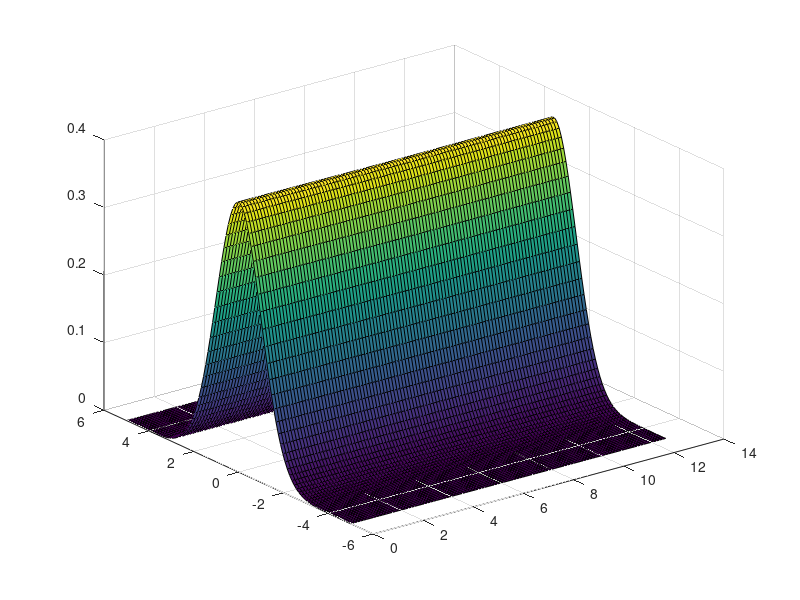

The MATLAB source for this figure: (Note: this script raises an error after producing the figure.)
T = 10;
L = 4*pi;

taxis = [0 T];  nt = 500;
xaxis = [0 L];  nx = 50;
vaxis = [-5 5]; nv = 50;

alpha = 10^(-3);
k = 0.5;

g1 = @(X) 1+alpha*cos(k*X);
g2 = @(V) 1/(sqrt(2*pi)) *  exp((-V.^2)./2) ;%.* power(V,2); % Retirer le dernier membre pour l'amortissement Landau
f0 = @(X,V) g2(V).*g1(X);

x = linspace(xaxis(1),xaxis(2),100);
v = linspace(vaxis(1),vaxis(2),100);


[X,V] = meshgrid(x,v); 

Z = f0(X,V);


s = surf(X,V,Z);
s.EdgeColor = 'none';
xlim(xaxis);
view(2);